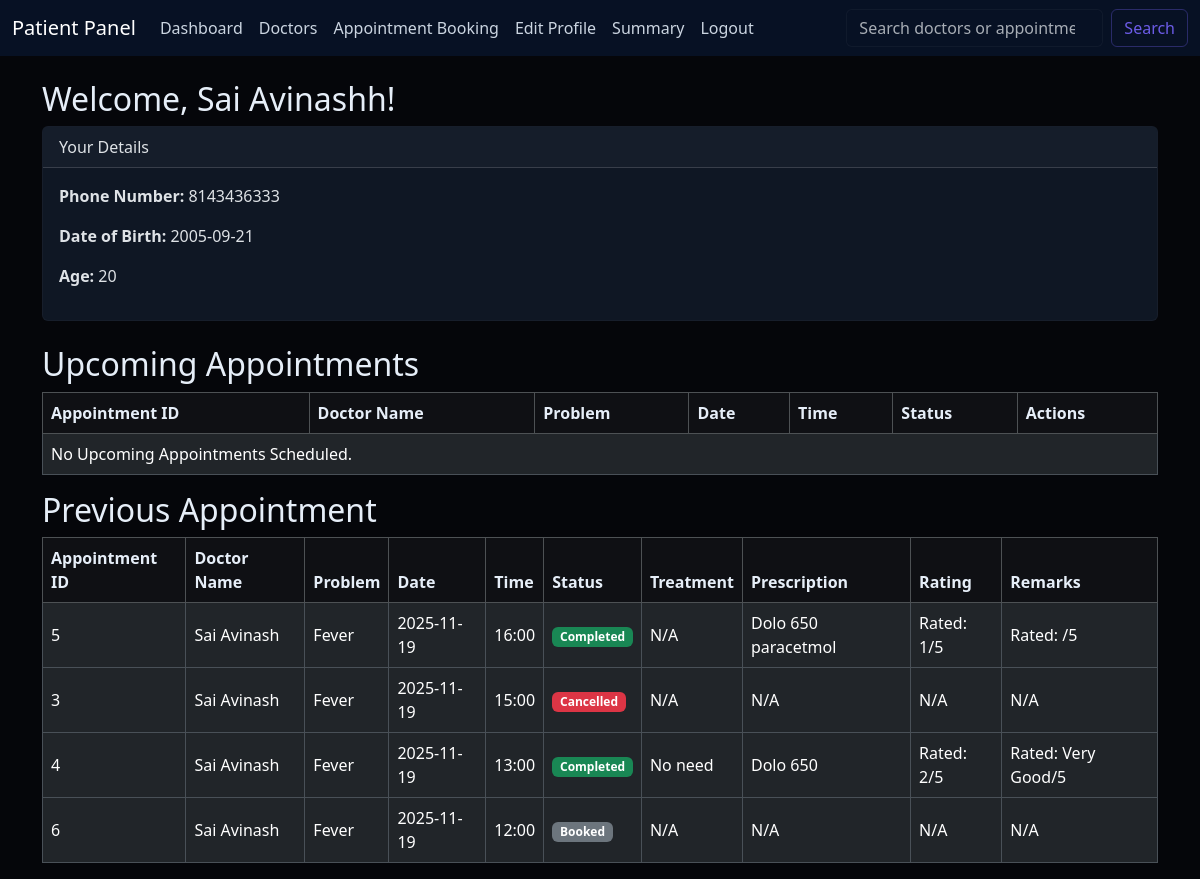
The page /patient/dashboard (signed in) on the database its author committed.
### models.py (models this page shows)
class User(UserMixin, db.Model):
    id = db.Column(db.Integer, primary_key=True)
    username = db.Column(db.String(50), unique=True, nullable=False)
    name = db.Column(db.String(50), nullable=False)
    email = db.Column(db.String(50), unique=True, nullable=False)
    password = db.Column(db.String(200), nullable=False)  # hashed passwords are long
    role = db.Column(db.String(20), nullable=False)  # Admin / Doctor / Patient
    doctor_profile = db.relationship('Doctor', backref='user', uselist=False)
    patient_profile = db.relationship('Patient', backref='user', uselist=False)

class Patient(db.Model):
    id = db.Column(db.Integer, primary_key=True)
    user_id = db.Column(db.Integer, db.ForeignKey('user.id'), nullable=False, unique=True)
    dob = db.Column(db.Date, nullable=False)
    phone_number = db.Column(db.String(15), nullable=False)
    appointments = db.relationship('Appointment', backref='patient', lazy=True)

class Appointment(db.Model):
    id = db.Column(db.Integer, primary_key=True)
    doctor_id = db.Column(db.Integer, db.ForeignKey('doctor.id'), nullable=False)
    patient_id = db.Column(db.Integer, db.ForeignKey('patient.id'), nullable=False)
    date = db.Column(db.Date, nullable=False)
    time = db.Column(db.Time, nullable=False)
    problem = db.Column(db.String(300), nullable=True)
    status = db.Column(db.Enum(AppointmentStatus), default=AppointmentStatus.BOOKED, nullable=False)
    remarks = db.Column(db.Text, nullable=True)
    rating = db.Column(db.Integer, nullable=True)
    treatment = db.relationship('Treatment', backref='appointment', uselist=False)

class Treatment(db.Model):
    id = db.Column(db.Integer, primary_key=True)
    appointment_id = db.Column(db.Integer, db.ForeignKey('appointment.id'), nullable=False)
    disease = db.Column(db.Text, nullable=False)
    diagnosis = db.Column(db.Text, nullable=True)
    prescription = db.Column(db.Text, nullable=True)
    notes = db.Column(db.Text, nullable=True)

### routes/patients.py (the view)
@patient_bp.route('/dashboard')
@login_required
def dashboard():
    if current_user.role != 'Patient' :
        flash("Access denied.", "danger")
        return redirect(url_for('login'))
    patient = current_user.patient_profile
    today = date.today()
    age = today.year - patient.dob.year - ((today.month, today.day) < (patient.dob.month, patient.dob.day))
    future_appointments = Appointment.query.filter(
        Appointment.patient_id == patient.id,
        Appointment.date >= today,
        Appointment.status == AppointmentStatus.BOOKED,
        Appointment.date >= today
        ).order_by(Appointment.date, Appointment.time).all()
    past_appointments = Appointment.query.filter(
        Appointment.patient_id == patient.id,
        Appointment.date < today
        ).order_by(Appointment.date.desc(), Appointment.time.desc()).all()
    return render_template('patient/dashboard.html', patient=patient,
                           age=age,
                           upcoming_appointments=future_appointments,
                           past_appointments=past_appointments)

### app.py (called while the page is built)
@login_manager.user_loader
def load_user(user_id):
    return User.query.get(int(user_id))

### templates/patient/dashboard.html (shortened to what this page needs)
{% extends "patient/patient_base.html" %}
{% block content %}
<h2 class="mt-4">Welcome, {{ current_user.name }}!</h2>
<div class="card mb-4">
    <div class="card-header">Your Details</div>
    <div class="card-body">
        <p><strong>Phone Number:</strong> {{ patient.phone_number }}</p>
        <p><strong>Date of Birth:</strong> {{ patient.dob.strftime('%Y-%m-%d') }}</p>
        <p><strong>Age:</strong> {{ age }}</p>
    </div>
</div>
<h2>Upcoming Appointments</h2>
<div class="table-responsive">
    <table class="table table-bordered">
            <thead class="table-dark">
                    <tr>
                            <th>Appointment ID</th>
                            <th>Doctor Name</th>
                            <th>Problem</th>
                            <th>Date</th>
                            <th>Time</th>
                            <th>Status</th>
                            <th>Actions</th>
                    </tr>
            </thead>
            <tbody>
                    {% for appt in upcoming_appointments %}
                    <tr>
                            <td>{{ appt.id }}</td>
                            <td>(ID :{{ appt.doctor.id }} Dr. {{ appt.doctor.user.name }} )</td>
                            <td>{{ appt.problem }}</td>
                            <td>{{ appt.date.strftime('%d-%b-%Y') }}</td>
                            <td>{{ appt.time.strftime('%H:%M') }}</td>
                            <td>
                                <span class="badge bg-primary">{{ appt.status.value }}</span>
                            </td>
                            <td>
                                <a href="{{ url_for('patient.edit_appt', appointment_id = appt.id) }}" class="btn btn-warning btn-sm">Edit</a>
                                <form method="POST" action="{{ url_for('patient.cancel_appt', appointment_id=appt.id) }}" class="d-inline" onsubmit="return confirm('Are you sure you want to cancel this appointment?');">
                                        <button type="submit" class="btn btn-secondary btn-sm">Cancel</button>
                                </form>
                                <form method="POST" action="{{ url_for('patient.delete_appointment', appointment_id=appt.id) }}" class="d-inline" onsubmit="return confirm('Are you sure you want to permanently delete this appointment? This action cannot be undone.');">
                                        <button type="submit" class="btn btn-danger btn-sm">Delete</button>
                                </form>
                            </td>
                    </tr>
                    {% else %}
                    <tr>
                            <td colspan="7">No Upcoming Appointments Scheduled.</td>
                    </tr>
                    {% endfor %}
            </tbody>
    </table>
</div>
<h2>Previous Appointment</h2>
<div class="table-responsive">
<table class="table table-bordered">
        <thead class="table-dark">
                <tr>
                        <th>Appointment ID</th>
                        <th>Doctor Name</th>
                        <th>Problem</th>
                        <th>Date</th>
                        <th>Time</th>
                        <th>Status</th>
                        <th>Treatment</th>
                        <th>Prescription</th>
                        <th>Rating</th>
                        <th>Remarks</th>
                </tr>
        </thead>
        <tbody>
                {% for appt in past_appointments %}
                <tr>
                        <td>{{ appt.id }}</td>
                        <td>{{ appt.doctor.user.name }}</td>
                        <td>{{ appt.problem }}</td>
                        <td>{{ appt.date }}</td>
                        <td>{{ appt.time.strftime('%H:%M') }}</td>
                        <td>
                            <span class="badge
                                {% if appt.status.value == 'Cancelled' %}bg-danger
                                {% elif appt.status.value == 'Completed' %}bg-success
                                {% else %}bg-secondary
                                {% endif %}">
                                {{ appt.status.value }}
                            </span>
                        </td>
                        <td>{{ appt.treatment.disease if appt.treatment else 'N/A' }}</td>
                        <td>{{ appt.treatment.prescription if appt.treatment.prescription else 'N/A'}}</td>
                        <td>
                            {% if appt.status.value == 'Completed' %}
                                {% if appt.rating is none %}
                                    <a href="{{ url_for('patient.feedback', appointment_id=appt.id) }}" class="btn btn-info btn-sm">Add Feedback</a>
                                {% else %}
                                    Rated: {{ appt.rating }}/5
                                {% endif %}
                            {% else %}
                                N/A
                            {% endif %}
                        </td>
                        <td>
                            {% if appt.status.value == 'Completed' %}
                                {% if appt.remarks is none %}
                                    <a href="{{ url_for('patient.feedback', appointment_id=appt.id) }}" class="btn btn-info btn-sm">Add Feedback</a>
                                {% else %}
                                    Rated: {{ appt.remarks }}/5
                                {% endif %}
                            {% else %}
                                N/A
                            {% endif %}
                        </td>
                </tr>
                {% else %}
                <tr>
                        <td colspan="10">No Previous Appointment.</td>
                </tr>
                {% endfor %}
        </tbody>
</table>
</div>
{% endblock %}

### static/css/theme.css (style rules this page uses)
:root { --accent: #6c5ce7; --muted: #6b7280; --card-bg: #0f1724; --surface: #0b1220; }
body[data-bs-theme="dark"], body { background-color: #05060a; color: #e6eef8; }
.card { background-color: var(--card-bg); border: 1px solid rgba(255,255,255,0.03); }
.table thead.table-dark th { background-color: rgba(255,255,255,0.04) !important; color: #e6eef8; }
.table tbody tr td { vertical-align: middle; }
.badge.bg-success { background-color: #10b981; }
.badge.bg-danger { background-color: #ef4444; }
.badge.bg-secondary { background-color: #6b7280; }

### rows shown on the page
User: name "Sai Avinashh"
Patient: phone_number "8143436333", dob "2005-09-21"
Appointment: id "5", doctor.user.name "Sai Avinash", problem "Fever", date "2025-11-19", time "16:00", status.value "Completed", treatment "N/A", treatment "Dolo 650 paracetmol", rating "1"
Appointment: id "3", doctor.user.name "Sai Avinash", problem "Fever", date "2025-11-19", time "15:00", status.value "Cancelled", treatment "N/A"
Appointment: id "4", doctor.user.name "Sai Avinash", problem "Fever", date "2025-11-19", time "13:00", status.value "Completed", treatment "No need", treatment "Dolo 650", rating "2", remarks "Very Good"
Appointment: id "6", doctor.user.name "Sai Avinash", problem "Fever", date "2025-11-19", time "12:00", status.value "Booked", treatment "N/A"
